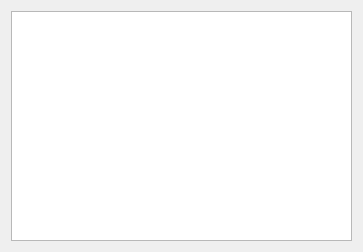
<?xml version="1.0" encoding="UTF-8"?>
<ui version="4.0">
 <class>Widget</class>
 <widget class="QWidget" name="Widget">
  <property name="geometry">
   <rect>
    <x>0</x>
    <y>0</y>
    <width>363</width>
    <height>252</height>
   </rect>
  </property>
  <property name="windowTitle">
   <string>Widget</string>
  </property>
  <layout class="QHBoxLayout" name="horizontalLayout">
   <item>
    <widget class="QPlainTextEdit" name="Txt_Recive"/>
   </item>
  </layout>
 </widget>
 <layoutdefault spacing="6" margin="11"/>
 <resources/>
 <connections/>
</ui>
